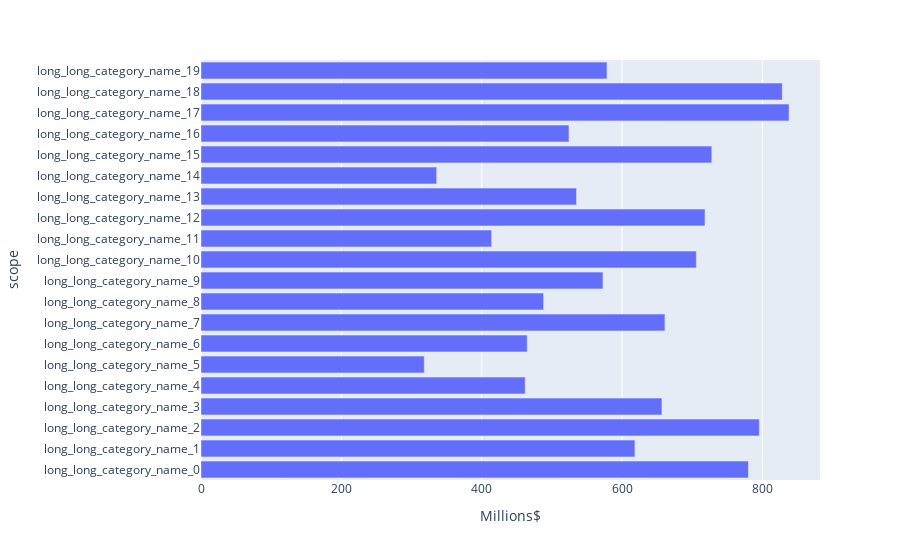

Notebook cell for this chart:
### Code cell
# orientation: 'h' / 'v' - горизонтальные / вертикальные столбцы
px.bar(df_invest_scopes_ext, x = 'Millions$', orientation = 'h')

### Figure 1 — Plotly figure (JSON) as saved in the notebook; plotly's stock layout.template omitted (floating-point values rounded to 4 significant figures)
{"data": [{"alignmentgroup": "True", "hovertemplate": "Millions$=%{x}<br>scope=%{y}<extra></extra>", "legendgroup": "", "marker": {"color": "#636efa", "pattern": {"shape": ""}}, "name": "", "offsetgroup": "", "orientation": "h", "showlegend": false, "textposition": "auto", "type": "bar", "x": [780.1, 618.4, 795.6, 656.8, 462.0, 318.2, 464.9, 661.1, 488.3, 572.8, 705.9, 414.1, 718.2, 535.1, 335.9, 727.9, 524.4, 838.0, 828.3, 578.6], "xaxis": "x", "y": ["long_long_category_name_0", "long_long_category_name_1", "long_long_category_name_2", "long_long_category_name_3", "long_long_category_name_4", "long_long_category_name_5", "long_long_category_name_6", "long_long_category_name_7", "long_long_category_name_8", "long_long_category_name_9", "long_long_category_name_10", "long_long_category_name_11", "long_long_category_name_12", "long_long_category_name_13", "long_long_category_name_14", "long_long_category_name_15", "long_long_category_name_16", "long_long_category_name_17", "long_long_category_name_18", "long_long_category_name_19"], "yaxis": "y"}], "layout": {"barmode": "relative", "legend": {"tracegroupgap": 0}, "margin": {"t": 60}, "xaxis": {"anchor": "y", "domain": [0, 1], "title": {"text": "Millions$"}}, "yaxis": {"anchor": "x", "domain": [0, 1], "title": {"text": "scope"}}}}
